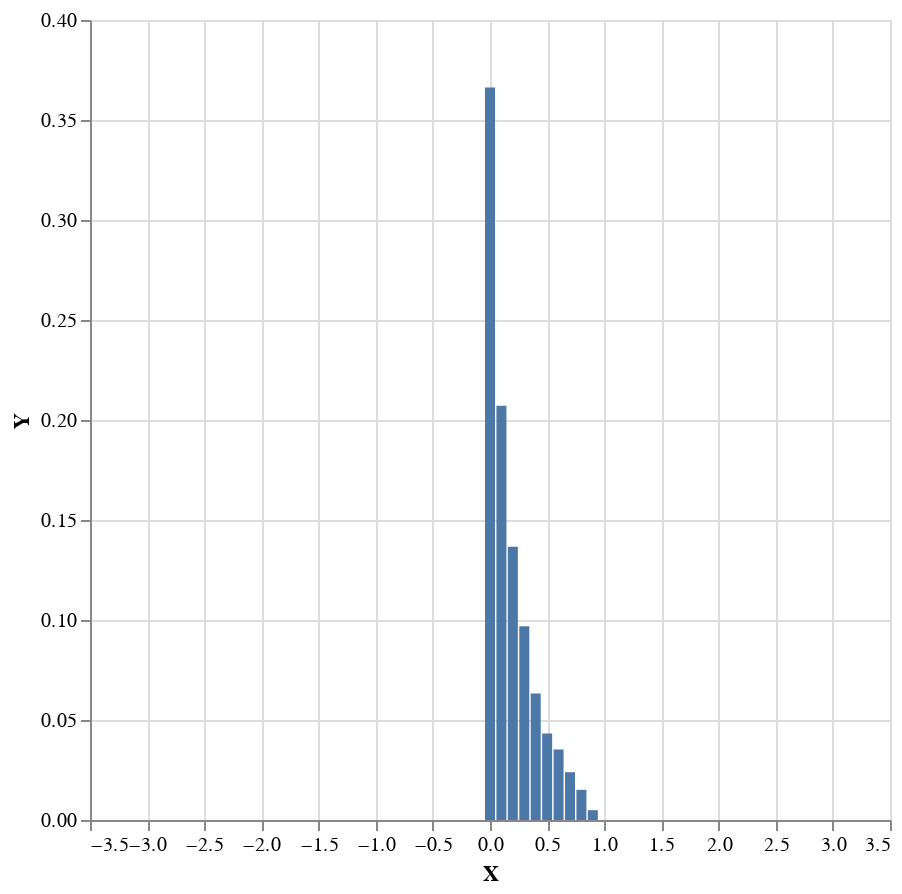

Notebook cell for this chart:
### Code cell
bins = toBin 0.1 <$> ([-3,-2.9..3] :: [Double])

xs = fst <$> bins


model = do
    x <- beta 1 1
    y <- beta 1 1
    return (x `mod'` y)
    -- fromIntegral <$> poisson 2
    -- x <- poisson 3
    -- y <- beta 1 1
    -- return (fromIntegral x +  y)

ys = [probability x $ model | x <- bins ]

vlShow $ barPlot xs ys
xs

### Figure 1 — Vega-Lite specification as saved in the notebook (floating-point values rounded to 4 significant figures)
{"height": 400, "data": {"values": [{"Y": 0, "X": -3}, {"Y": 0, "X": -2.9}, {"Y": 0, "X": -2.8}, {"Y": 0, "X": -2.7}, {"Y": 0, "X": -2.6}, {"Y": 0, "X": -2.5}, {"Y": 0, "X": -2.4}, {"Y": 0, "X": -2.3}, {"Y": 0, "X": -2.2}, {"Y": 0, "X": -2.1}, {"Y": 0, "X": -2}, {"Y": 0, "X": -1.9}, {"Y": 0, "X": -1.8}, {"Y": 0, "X": -1.7}, {"Y": 0, "X": -1.6}, {"Y": 0, "X": -1.5}, {"Y": 0, "X": -1.4}, {"Y": 0, "X": -1.3}, {"Y": 0, "X": -1.2}, {"Y": 0, "X": -1.1}, {"Y": 0, "X": -1}, {"Y": 0, "X": -0.9}, {"Y": 0, "X": -0.8}, {"Y": 0, "X": -0.7}, {"Y": 0, "X": -0.6}, {"Y": 0, "X": -0.5}, {"Y": 0, "X": -0.4}, {"Y": 0, "X": -0.3}, {"Y": 0, "X": -0.2}, {"Y": 0, "X": -0.1}, {"Y": 0.3663, "X": 0}, {"Y": 0.2071, "X": 0.1}, {"Y": 0.1366, "X": 0.2}, {"Y": 0.09692, "X": 0.3}, {"Y": 0.06329, "X": 0.4}, {"Y": 0.04324, "X": 0.5}, {"Y": 0.03526, "X": 0.6}, {"Y": 0.0239, "X": 0.7}, {"Y": 0.01508, "X": 0.8}, {"Y": 0.004918, "X": 0.9}, {"Y": 0, "X": 1}, {"Y": 0, "X": 1.1}, {"Y": 0, "X": 1.2}, {"Y": 0, "X": 1.3}, {"Y": 0, "X": 1.4}, {"Y": 0, "X": 1.5}, {"Y": 0, "X": 1.6}, {"Y": 0, "X": 1.7}, {"Y": 0, "X": 1.8}, {"Y": 0, "X": 1.9}, {"Y": 0, "X": 2}, {"Y": 0, "X": 2.1}, {"Y": 0, "X": 2.2}, {"Y": 0, "X": 2.3}, {"Y": 0, "X": 2.4}, {"Y": 0, "X": 2.5}, {"Y": 0, "X": 2.6}, {"Y": 0, "X": 2.7}, {"Y": 0, "X": 2.8}, {"Y": 0, "X": 2.9}, {"Y": 0, "X": 3}]}, "$schema": "https://vega.github.io/schema/vega-lite/v4.json", "encoding": {"y": {"type": "quantitative", "field": "Y"}, "x": {"type": "quantitative", "field": "X"}}, "mark": "bar", "width": 400}
